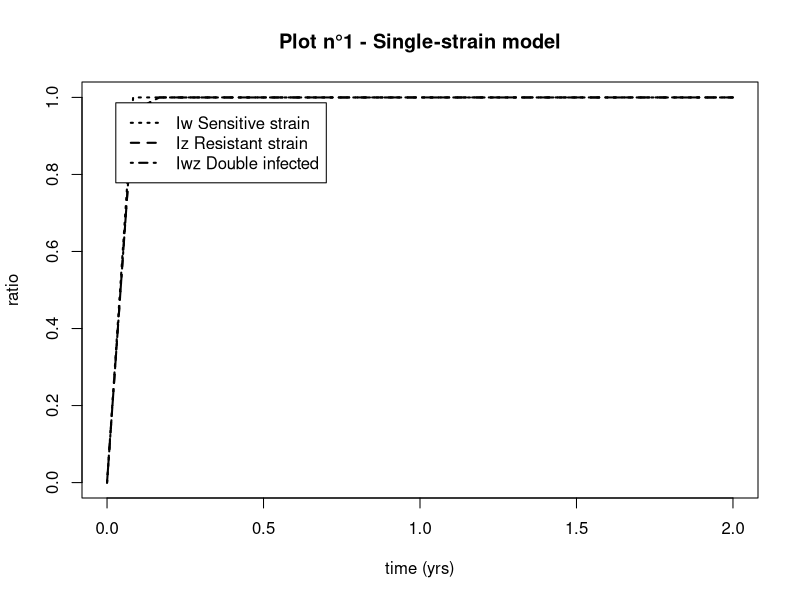
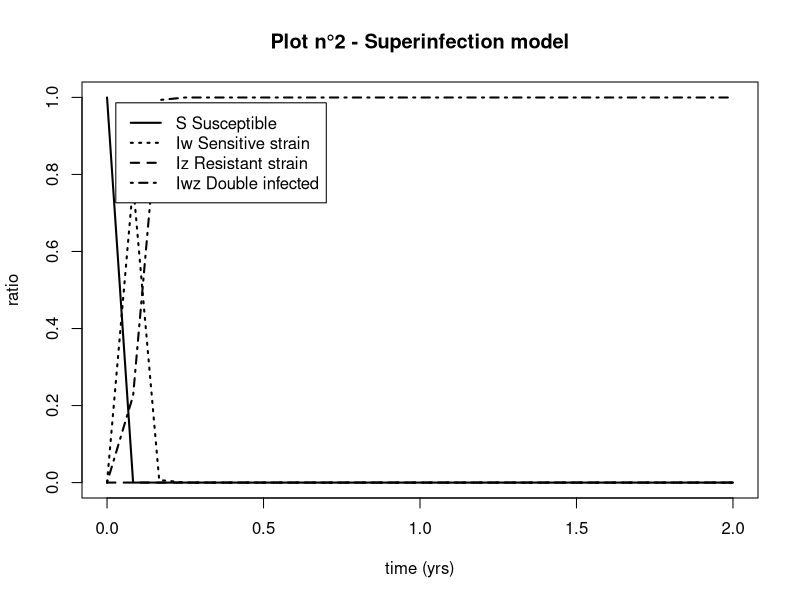
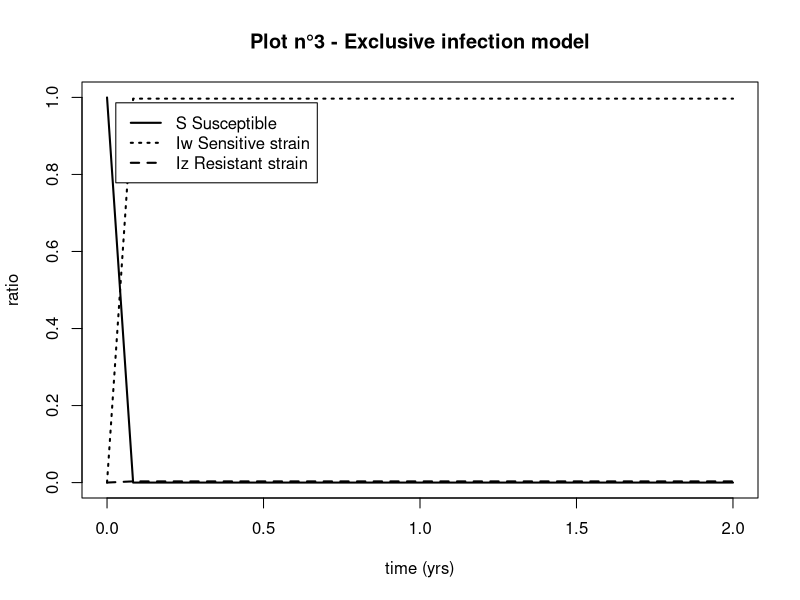
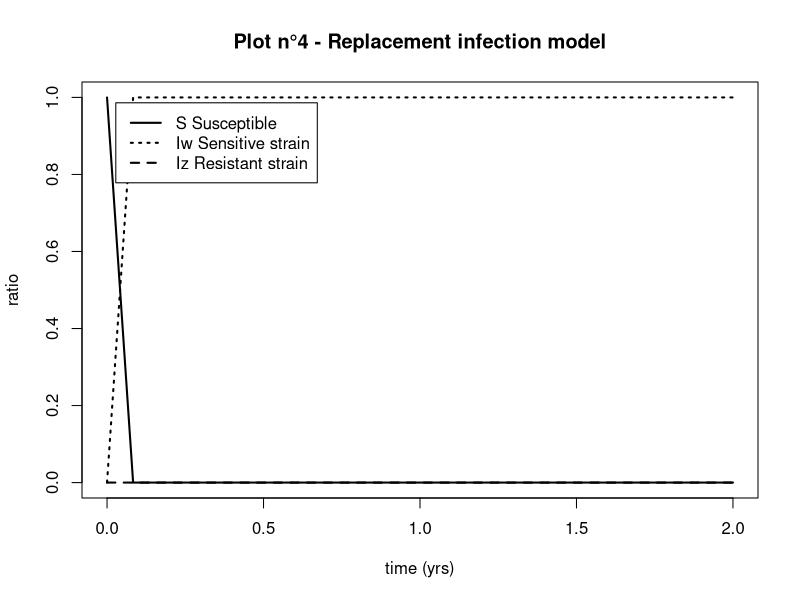
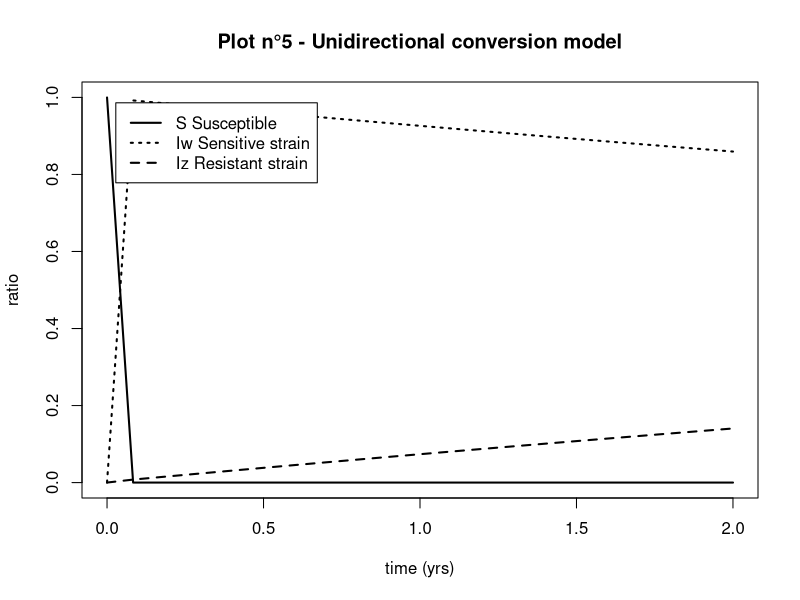
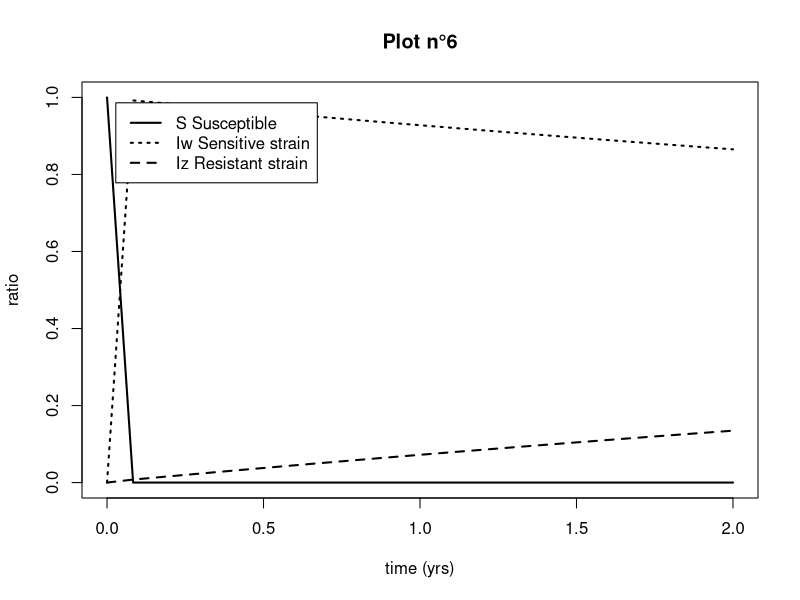

These figures' R source, in order:
## ---- chunk 1
library(deSolve)
options("scipen" = 10)
N=10000
a=2
pbeta_w=0.04
pbeta_z=0.015
pgammaa=0.01
pgamma_tilt=0.1
pq=0.5
prho=0.5
pphi=0.05
peps=0.15
m=1/12

## ---- chunk 2
parameters <- c(beta_w=pbeta_w, beta_z=pbeta_z, gamma=pgammaa, gamma_prim=pgamma_tilt, eps=peps )

state <- c(S1=N-1, S2=N-1, Iw=1, Iz=1)

times=seq(0, a, by=m)

SIS_single_strain=function(times, state, parameters){
  with(as.list(c(state,parameters)),
       {dS1 <- - beta_w*Iw*S1 + gamma*(1-eps)*Iw + gamma_prim*eps*Iw
        dS2 <- - beta_z*Iz*S2 + gamma*Iz
        dIw <- beta_w*Iw*S1 - gamma*(1-eps)*Iw - gamma_prim*eps*Iw
        dIz <- beta_z*Iz*S2 - gamma*Iz
        list(c(dS1, dS2, dIw, dIz))
       })
}

require(deSolve)

out=as.data.frame(
  ode(y=state, times=times, func=SIS_single_strain, parms=parameters)
)



## ---- chunk 3
plot(times, out$Iw/N, main="Plot n°1 - Single-strain model", xlab="time (yrs)", ylab="ratio", ylim=c(0,1), lty=3, lwd=2, type="l")

lines(times, out$Iz/N, lty=2, lwd=2)

double_inf <- out$Iw*out$Iz

lines(times, double_inf/N^2, lty=4, lwd=2)

legend("topleft" , inset=.05, c("Iw Sensitive strain", "Iz Resistant strain", "Iwz Double infected" ), lty=c(3,2,4), lwd=c(2,2,2))
## ---- chunk 4
parameters <- c(beta_w=pbeta_w, beta_z=pbeta_z, gamma=pgammaa, gamma_prim=pgamma_tilt, eps=peps, q=pq )

state <- c(S=N-2, Iw=1, Iz=1, Iwz=0)

times=seq(0, a, by=m)

SIS_superinf=function(times, state, parameters){
  with(as.list(c(state,parameters)),
       {dS = - beta_w*(Iw+q*Iwz)*S - beta_z*(Iz+q*Iwz)*S + gamma*(1-eps)*Iw + gamma_prim*eps*Iw + gamma*Iz
        dIw = beta_w*(Iw+q*Iwz)*S + gamma*Iwz - beta_z*(Iz+q*Iwz)*Iw - gamma*(1-eps)*Iw - gamma_prim*eps*Iw 
        dIz = beta_z*(Iz+q*Iwz)*S + gamma*(1-eps)*Iwz + gamma_prim*eps*Iwz - beta_w*(Iw+q*Iwz)*Iz - gamma*Iz 
        dIwz = beta_w*(Iw+q*Iwz)*Iz + beta_z*(Iz+q*Iwz)*Iw - gamma*Iwz - gamma*(1-eps)*Iwz - gamma_prim*eps*Iwz
        list(c(dS, dIw, dIz, dIwz))
       })
}

require(deSolve)

out_super=as.data.frame(
  ode(y=state, times=times, func=SIS_superinf, parms=parameters)
)

## ---- chunk 5
plot(times, out_super$S/N, main="Plot n°2 - Superinfection model", xlab="time (yrs)", ylab="ratio", ylim=c(0,1), lty=1, lwd=2, type="l")
lines(times, out_super$Iw/N, lty=3, lwd=2)
lines(times, out_super$Iz/N, lty=2, lwd=2)
lines(times, out_super$Iwz/N, lty=4, lwd=2)

legend("topleft" , inset=.05, c("S Susceptible","Iw Sensitive strain", "Iz Resistant strain", "Iwz Double infected" ), lty=c(1,3,2,4), lwd=c(2,2,2,2))
## ---- chunk 6
parameters <- c(beta_w=pbeta_w, beta_z=pbeta_z, gamma=pgammaa, gamma_prim=pgamma_tilt, eps=peps)

state <- c(S=N-2, Iw=1, Iz=1)

times=seq(0, a, by=m)

SIS_exclusive=function(times, state, parameters){
  with(as.list(c(state,parameters)),
       {dS = - beta_w*Iw*S - beta_z*Iz*S + gamma*(1-eps)*Iw + gamma_prim*eps*Iw + gamma*Iz
        dIw = beta_w*Iw*S - gamma*(1-eps)*Iw - gamma_prim*eps*Iw
        dIz = beta_z*Iz*S - gamma*Iz
        list(c(dS, dIw, dIz))
       })
}

require(deSolve)

out_exc=as.data.frame(
  ode(y=state, times=times, func=SIS_exclusive, parms=parameters)
)

## ---- chunk 7
plot(times, out_exc$S/N, main="Plot n°3 - Exclusive infection model", xlab="time (yrs)", ylab="ratio", ylim=c(0,1), lty=1, lwd=2, type="l")
lines(times, out_exc$Iw/N, lty=3, lwd=2)
lines(times, out_exc$Iz/N, lty=2, lwd=2)

legend("topleft" , inset=.05, c("S Susceptible","Iw Sensitive strain", "Iz Resistant strain" ), lty=c(1,3,2), lwd=c(2,2,2))

## ---- chunk 8
parameters <- c(beta_w=pbeta_w, beta_z=pbeta_z, gamma=pgammaa, gamma_prim=pgamma_tilt, eps=peps)

state <- c(S=N-2, Iw=1, Iz=1)

times=seq(0, a, by=m)

SIS_replacement=function(times, state, parameters){
  with(as.list(c(state,parameters)),
       {dS = - beta_w*Iw*S - beta_z*Iz*S + gamma*(1-eps)*Iw + gamma_prim*eps*Iw + gamma*Iz
        dIw = beta_w*Iw*S - gamma*(1-eps)*Iw - gamma_prim*eps*Iw + (beta_w-beta_z)*Iw*Iz
        dIz = beta_z*Iz*S - gamma*Iz - (beta_w-beta_z)*Iw*Iz
        list(c(dS, dIw, dIz))
       })
}

require(deSolve)

out_rep=as.data.frame(
  ode(y=state, times=times, func=SIS_replacement, parms=parameters)
)

## ---- chunk 9
plot(times, out_rep$S/N, main="Plot n°4 - Replacement infection model", xlab="time (yrs)", ylab="ratio", ylim=c(0,1), lty=1, lwd=2, type="l")
lines(times, out_rep$Iw/N, lty=3, lwd=2)
lines(times, out_rep$Iz/N, lty=2, lwd=2)

legend("topleft" , inset=.05, c("S Susceptible","Iw Sensitive strain", "Iz Resistant strain" ), lty=c(1,3,2), lwd=c(2,2,2))
## ---- chunk 10
parameters <- c(beta_w=pbeta_w, beta_z=pbeta_z, gamma=pgammaa, gamma_prim=pgamma_tilt, eps=peps, rho=prho )

state <- c(S=N-2, Iw=1, Iz=1)

times=seq(0, a, by=m)

SIS_unidir=function(times, state, parameters){
  with(as.list(c(state,parameters)),
       {dS = - beta_w*Iw*S - beta_z*Iz*S + gamma*(1-eps)*Iw + gamma_prim*eps*Iw + gamma*Iz
        dIw = beta_w*Iw*S - gamma*(1-eps)*Iw - gamma_prim*eps*Iw - rho*eps*Iw
        dIz = beta_z*Iz*S - gamma*Iz + rho*eps*Iw
        list(c(dS, dIw, dIz))
       })
}

require(deSolve)

out_uni=as.data.frame(
  ode(y=state, times=times, func=SIS_unidir, parms=parameters)
)

## ---- chunk 11
plot(times, out_uni$S/N, main="Plot n°5 - Unidirectional conversion model", xlab="time (yrs)", ylab="ratio", ylim=c(0,1), lty=1, lwd=2, type="l")
lines(times, out_uni$Iw/N, lty=3, lwd=2)
lines(times, out_uni$Iz/N, lty=2, lwd=2)

legend("topleft" , inset=.05, c("S Susceptible","Iw Sensitive strain", "Iz Resistant strain" ), lty=c(1,3,2), lwd=c(2,2,2))
## ---- chunk 12
parameters <- c(beta_w=pbeta_w, beta_z=pbeta_z, gamma=pgammaa, gamma_prim=pgamma_tilt, eps=peps, rho=prho, phi=pphi )

state <- c(S=N-2, Iw=1, Iz=1)

times=seq(0, a, by=m)

SIS_bidir=function(times, state, parameters){
  with(as.list(c(state,parameters)),
       {dS = - beta_w*Iw*S - beta_z*Iz*S + gamma*(1-eps)*Iw + gamma_prim*eps*Iw + gamma*Iz
        dIw = beta_w*Iw*S - gamma*(1-eps)*Iw - gamma_prim*eps*Iw - rho*eps*Iw + phi*(1-eps)*Iz
        dIz = beta_z*Iz*S - gamma*Iz + rho*eps*Iw - phi*(1-eps)*Iz
        list(c(dS, dIw, dIz))
       })
}

require(deSolve)

out_bi=as.data.frame(
  ode(y=state, times=times, func=SIS_bidir, parms=parameters)
)

## ---- chunk 13
plot(times, out_bi$S/N, main="Plot n°6", xlab="time (yrs)", ylab="ratio", ylim=c(0,1), lty=1, lwd=2, type="l")
lines(times, out_bi$Iw/N, lty=3, lwd=2)
lines(times, out_bi$Iz/N, lty=2, lwd=2)

legend("topleft" , inset=.05, c("S Susceptible","Iw Sensitive strain", "Iz Resistant strain" ), lty=c(1,3,2), lwd=c(2,2,2))
